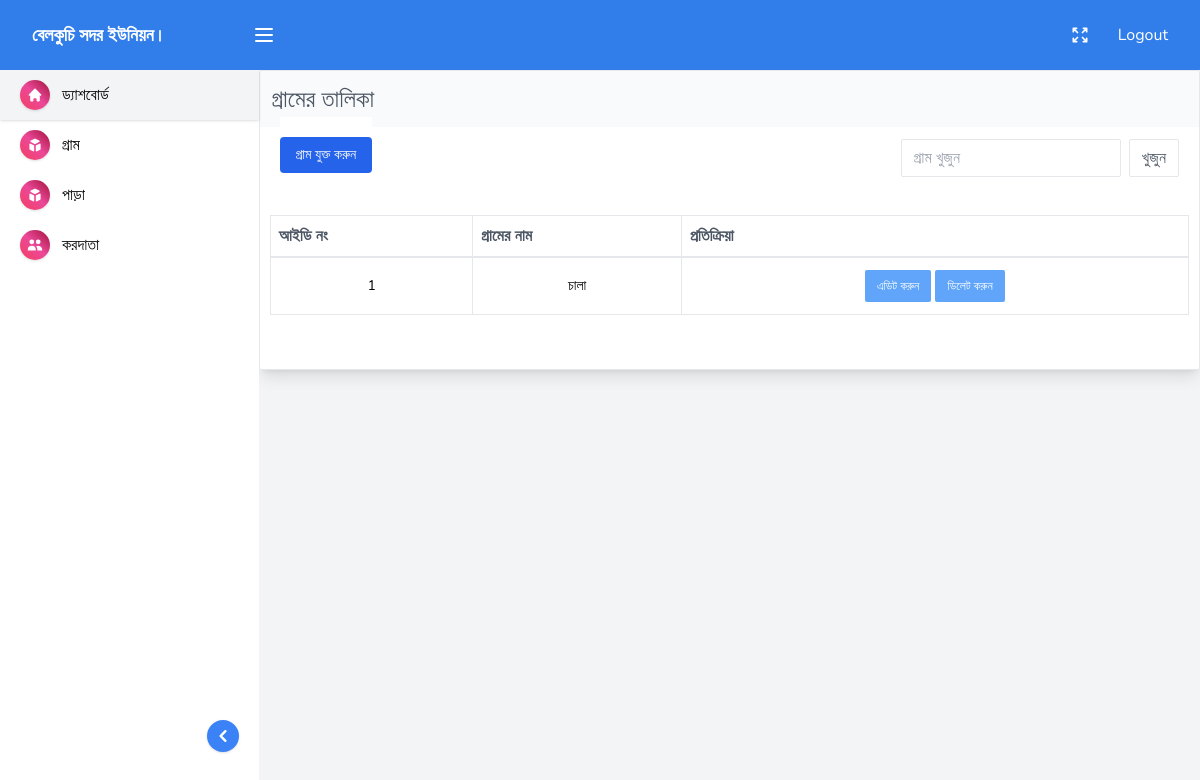
Before: /village.php (signed in) with the older database file.
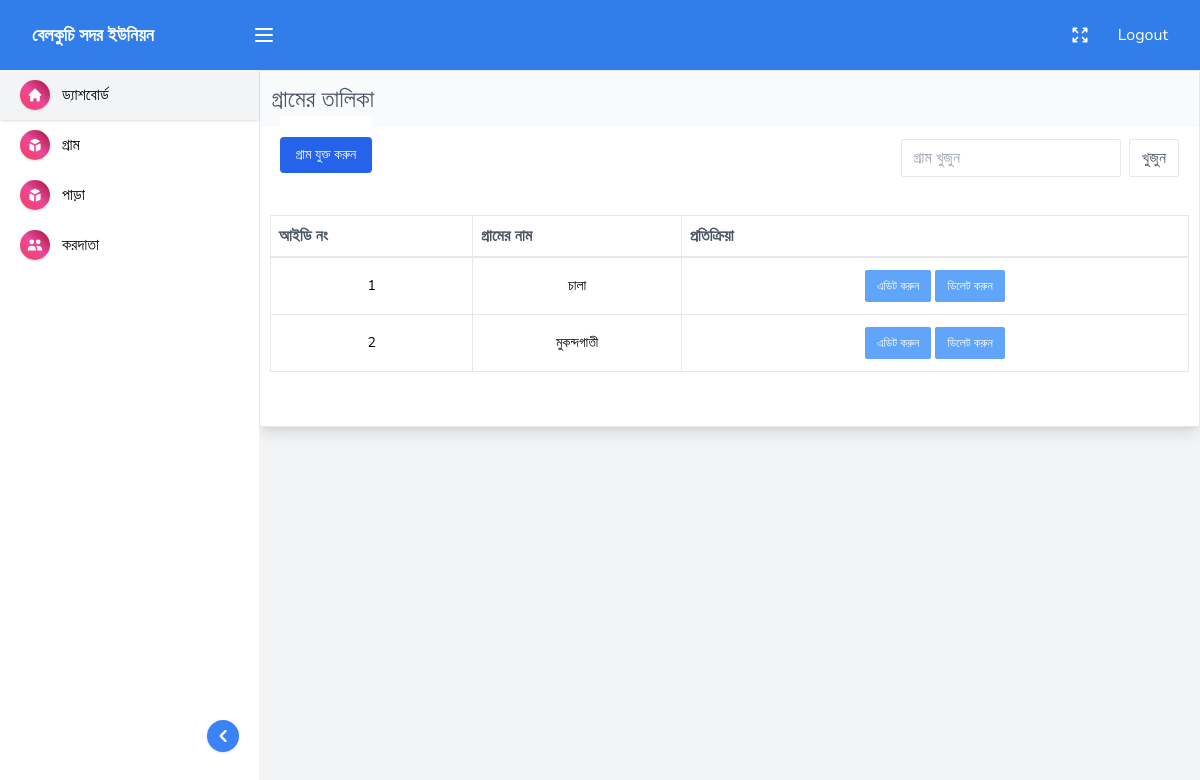
After: the same page with the newer database file.
### tables this page shows
CREATE TABLE `union_name` (
  `id` int(255) NOT NULL,
  `admin_id` int(255) NOT NULL,
  `union_name` varchar(255) NOT NULL,
  `pass` varchar(255) NOT NULL,
  `time` int(255) NOT NULL
);

CREATE TABLE `village` (
  `admin_id` int(255) NOT NULL,
  `id` int(255) NOT NULL,
  `name` varchar(255) NOT NULL,
  `time` int(255) NOT NULL
);

### village.php (the view, shortened to what this page needs)
<?php include("common/header.php");?>
<main class="main_content">
    <?php include("common/sidebar.php");?>
    <section class="content_wrapper">
        <section class="page_main_content">
            <div class="main_content_container">
                <div class="table_content_wrapper">
                    <div style="display:flex; justify-content: space-between;" class="page_title">
                      <div>
                            <h3>গ্রামের তালিকা</h3>
                        </div>
                    </div>
                    <header class="table_header">
                        <div class="table_header_left">
                        <a href="village-add.php" class="add_village_btn show_add_new_cat px-4 py-2 text-sm bg-blue-600 text-white rounded focus:ring">গ্রাম যুক্ত করুন</a>
                        </div>
                        <form action="" method="GET">
                            <div class="table_header_right">
                                <input type="search" name="src" placeholder="গ্রাম খুজুন" />
                                <input style="cursor:pointer;" type="submit" class="btn" value="খুজুন" />
                            </div>
                        </form>
                    </header>
                            <div class="table_parent">
                             <table class="table ">
                                <thead>
                                    <tr>
                                        <th class="table_th"><div class="table_th_div"><span>আইডি নং</span></div></th>
                                        <th class="table_th"><div class="table_th_div"><span>গ্রামের নাম</span></div></th>
                                        <th class="table_th"><div class="table_th_div"><span>প্রতিক্রিয়া</span></div></th>
                                    </tr>
                                </thead>
                                <tbody id="tax_holders_wrapper" class="text-sm">
                                <?php
                                if(isset($_GET['src'])){
                                    $src = $_GET['src'];
                                    $SQL = "SELECT * FROM village WHERE admin_id=$id AND name LIKE '%$src%'";
                                }else{
                                    $SQL = "SELECT * FROM village WHERE admin_id=$id ";
                                }
                                $query = mysqli_query($conn, $SQL);
                                $i = 0;
                                while($row = mysqli_fetch_assoc($query)){ $i++; ?>
                                    <tr>
                                        <td class="p-3 border whitespace-nowrap"><div class="text-center"><?php echo $i?></div></td>
                                        <td class="p-3 border whitespace-nowrap"><div class="text-center"><?php echo $row['name']?></div></td>
                                        <td class="p-3 border whitespace-nowrap">
                                            <div class="w-full flex_center gap-1">
                                                <a class="btn table_edit_btn" href="village-edit.php?id=<?php echo $row['id']?>">এডিট করুন</a>
                                                <a class="btn table_edit_btn" href="delete.php?src=village&&table=village&&id=<?php echo $row['id']?>">ডিলেট করুন</a>
                                            </div>
                                        </td>
                                    </tr>
                              <?php  } ?>
                            </table>
                            </div>
                            <br>
                        </div>
                    </div>
        </section>
    </section>
</main>
<?php include("common/footer.php");?>

### common/header.php (shortened to what this page needs)
<?php include("include/functions.php");?>
<?php
if(isset($_SESSION['admin_id'])){
  $id = $_SESSION['admin_id'];
}elseif(isset($_COOKIE['admin_id'])){
  $id = $_COOKIE['admin_id'];
}else{
  $id = 0;
}
if(isset($_SESSION['admin_id'])){
  $id = $_SESSION['admin_id'];
}
$setting = mysqli_fetch_assoc(mysqli_query($conn,"SELECT * FROM setting WHERE id=1"));
$union = mysqli_fetch_assoc(mysqli_query($conn,"SELECT * FROM union_name WHERE admin_id=$id"));
?>
<!DOCTYPE html>
<html>
  <head>
    <link href="dist/css/category.css" rel="stylesheet" />
    <link href="dist/css/styles.css" rel="stylesheet" />
    <link href="dist/css/custom.css" rel="stylesheet" />
  </head>
  <body>
    <header class="header">
      <div class="header_container">
        <div class="header_left">
          <div class="header_brand">
            <a href="index.php" class="go_home">
              <div>
                <?php if($setting['logo']!=""){ ?>
                  <img style="width:200px;height:60px" src="upload/<?php echo $setting['logo'];?>" alt="">
                 <?php }else{ ?>
                  <span style="font-size:18px;color:#fff;"><?php echo $union['union_name']?></span>
               <?php  } ?>
              </div>
            </a>
          </div>
          <button onclick="toggle_nav()" class="menu_icon"></button>
        </div>
        <div class="header_right">
          <button onclick="toggle_full_screen()" class="expand_icon"></button>
          <a style="color:#fff" href="logout.php">Logout</a>
        </div>
      </div>
    </header>

### common/sidebar.php
<nav id="side_nav" class="side_nav">
        <a href="index.php">
          <button class="btn nav_btn"><span class="nav_icon dashboard_icon"> </span><span class="nav_text">ড্যাশবোর্ড</span></button>
        </a>
        <a href="village.php">
          <button class="btn nav_btn"><span class="nav_icon product_icon"> </span><span class="nav_text">গ্রাম</span></button>
        </a>
        <a href="section.php">
          <button class="btn nav_btn"><span class="nav_icon product_icon"> </span><span class="nav_text">পাড়া</span></button>
        </a>
        <a href="tax-holder-all.php">
          <button class="btn nav_btn"><span class="nav_icon seller_icon"> </span><span class="nav_text">করদাতা</span></button>
        </a>
        <div id="toggle_nav_text">
          <button class="btn">
            <span class="chevronleft_icon"></span>
          </button>
        </div>
      </nav>

### common/footer.php (shortened to what this page needs)
  </body>
</html>

Changed rows visible on the page:
changed union_name: union_name "বেলকুচি সদর ইউনিয়ন।" → "বেলকুচি সদর ইউনিয়ন"
now on this page (row edited): village: name "মুকন্দগাতী"
